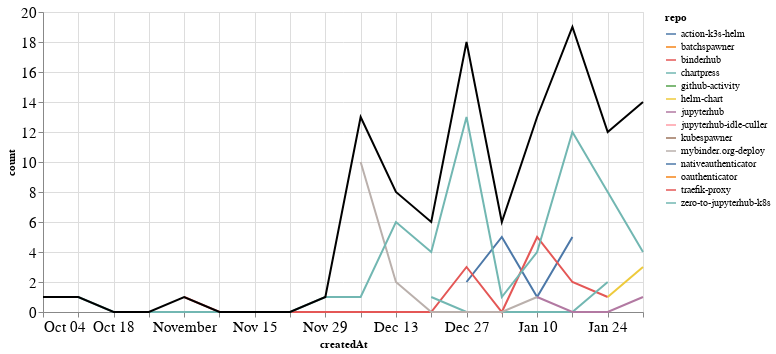

The notebook cell saved with this chart:
### Markdown cell above
### PRs

### Code cell
prs_time = prs.groupby('repo').resample('W', on='createdAt').count()['author'].reset_index()
prs_time = prs_time.rename(columns={'author': 'count'})
prs_time_total = prs_time.groupby('createdAt').agg({"count": "sum"}).reset_index()

ch1 = alt.Chart(prs_time, width=600).mark_line().encode(
    x='createdAt',
    y='count',
    color='repo',
    tooltip="repo"
)

ch2 = alt.Chart(prs_time_total, width=600).mark_line(color="black").encode(
    x='createdAt',
    y='count',
)

ch1 + ch2

### Figure 1 — Vega-Lite specification as saved in the notebook (floating-point values rounded to 4 significant figures)
{"config": {"axisLeft": {"labelFontSize": 15}, "axisBottom": {"labelFontSize": 15}}, "layer": [{"data": {"name": "data-a608f17befbcefe0a972e225515d54d8"}, "mark": "line", "encoding": {"color": {"type": "nominal", "field": "repo"}, "tooltip": {"type": "nominal", "field": "repo"}, "x": {"type": "temporal", "field": "createdAt"}, "y": {"type": "quantitative", "field": "count"}}, "width": 600}, {"data": {"name": "data-603bc7af596df982773cb9c4ea9203c3"}, "mark": {"type": "line", "color": "black"}, "encoding": {"x": {"type": "temporal", "field": "createdAt"}, "y": {"type": "quantitative", "field": "count"}}, "width": 600}], "$schema": "https://vega.github.io/schema/vega-lite/v4.8.1.json", "datasets": {"data-a608f17befbcefe0a972e225515d54d8": [{"repo": "action-k3s-helm", "createdAt": "2020-12-27T00:00:00", "count": 2}, {"repo": "action-k3s-helm", "createdAt": "2021-01-03T00:00:00", "count": 5}, {"repo": "action-k3s-helm", "createdAt": "2021-01-10T00:00:00", "count": 1}, {"repo": "action-k3s-helm", "createdAt": "2021-01-17T00:00:00", "count": 5}, {"repo": "batchspawner", "createdAt": "2021-01-31T00:00:00", "count": 1}, {"repo": "binderhub", "createdAt": "2020-11-01T00:00:00", "count": 1}, {"repo": "binderhub", "createdAt": "2020-11-08T00:00:00", "count": 0}, {"repo": "binderhub", "createdAt": "2020-11-15T00:00:00", "count": 0}, {"repo": "binderhub", "createdAt": "2020-11-22T00:00:00", "count": 0}, {"repo": "binderhub", "createdAt": "2020-11-29T00:00:00", "count": 0}, {"repo": "binderhub", "createdAt": "2020-12-06T00:00:00", "count": 0}, {"repo": "binderhub", "createdAt": "2020-12-13T00:00:00", "count": 0}, {"repo": "binderhub", "createdAt": "2020-12-20T00:00:00", "count": 0}, {"repo": "binderhub", "createdAt": "2020-12-27T00:00:00", "count": 3}, {"repo": "binderhub", "createdAt": "2021-01-03T00:00:00", "count": 0}, {"repo": "binderhub", "createdAt": "2021-01-10T00:00:00", "count": 5}, {"repo": "binderhub", "createdAt": "2021-01-17T00:00:00", "count": 2}, {"repo": "binderhub", "createdAt": "2021-01-24T00:00:00", "count": 1}, {"repo": "chartpress", "createdAt": "2020-12-20T00:00:00", "count": 1}, {"repo": "chartpress", "createdAt": "2020-12-27T00:00:00", "count": 0}, {"repo": "chartpress", "createdAt": "2021-01-03T00:00:00", "count": 0}, {"repo": "chartpress", "createdAt": "2021-01-10T00:00:00", "count": 0}, {"repo": "chartpress", "createdAt": "2021-01-17T00:00:00", "count": 0}, {"repo": "chartpress", "createdAt": "2021-01-24T00:00:00", "count": 2}, {"repo": "github-activity", "createdAt": "2021-01-10T00:00:00", "count": 1}, {"repo": "helm-chart", "createdAt": "2021-01-24T00:00:00", "count": 1}, {"repo": "helm-chart", "createdAt": "2021-01-31T00:00:00", "count": 3}, {"repo": "jupyterhub", "createdAt": "2021-01-10T00:00:00", "count": 1}, {"repo": "jupyterhub", "createdAt": "2021-01-17T00:00:00", "count": 0}, {"repo": "jupyterhub", "createdAt": "2021-01-24T00:00:00", "count": 0}, {"repo": "jupyterhub", "createdAt": "2021-01-31T00:00:00", "count": 1}, {"repo": "jupyterhub-idle-culler", "createdAt": "2021-01-31T00:00:00", "count": 1}, {"repo": "kubespawner", "createdAt": "2020-12-20T00:00:00", "count": 1}, {"repo": "mybinder.org-deploy", "createdAt": "2020-12-06T00:00:00", "count": 10}, {"repo": "mybinder.org-deploy", "createdAt": "2020-12-13T00:00:00", "count": 2}, {"repo": "mybinder.org-deploy", "createdAt": "2020-12-20T00:00:00", "count": 0}, {"repo": "mybinder.org-deploy", "createdAt": "2020-12-27T00:00:00", "count": 0}, {"repo": "mybinder.org-deploy", "createdAt": "2021-01-03T00:00:00", "count": 0}, {"repo": "mybinder.org-deploy", "createdAt": "2021-01-10T00:00:00", "count": 1}, {"repo": "nativeauthenticator", "createdAt": "2021-01-31T00:00:00", "count": 4}, {"repo": "oauthenticator", "createdAt": "2020-12-06T00:00:00", "count": 1}, {"repo": "traefik-proxy", "createdAt": "2020-12-06T00:00:00", "count": 1}, {"repo": "zero-to-jupyterhub-k8s", "createdAt": "2020-10-04T00:00:00", "count": 1}, {"repo": "zero-to-jupyterhub-k8s", "createdAt": "2020-10-11T00:00:00", "count": 1}, {"repo": "zero-to-jupyterhub-k8s", "createdAt": "2020-10-18T00:00:00", "count": 0}, {"repo": "zero-to-jupyterhub-k8s", "createdAt": "2020-10-25T00:00:00", "count": 0}, {"repo": "zero-to-jupyterhub-k8s", "createdAt": "2020-11-01T00:00:00", "count": 0}, {"repo": "zero-to-jupyterhub-k8s", "createdAt": "2020-11-08T00:00:00", "count": 0}, {"repo": "zero-to-jupyterhub-k8s", "createdAt": "2020-11-15T00:00:00", "count": 0}, {"repo": "zero-to-jupyterhub-k8s", "createdAt": "2020-11-22T00:00:00", "count": 0}, {"repo": "zero-to-jupyterhub-k8s", "createdAt": "2020-11-29T00:00:00", "count": 1}, {"repo": "zero-to-jupyterhub-k8s", "createdAt": "2020-12-06T00:00:00", "count": 1}, {"repo": "zero-to-jupyterhub-k8s", "createdAt": "2020-12-13T00:00:00", "count": 6}, {"repo": "zero-to-jupyterhub-k8s", "createdAt": "2020-12-20T00:00:00", "count": 4}, {"repo": "zero-to-jupyterhub-k8s", "createdAt": "2020-12-27T00:00:00", "count": 13}, {"repo": "zero-to-jupyterhub-k8s", "createdAt": "2021-01-03T00:00:00", "count": 1}, {"repo": "zero-to-jupyterhub-k8s", "createdAt": "2021-01-10T00:00:00", "count": 4}, {"repo": "zero-to-jupyterhub-k8s", "createdAt": "2021-01-17T00:00:00", "count": 12}, {"repo": "zero-to-jupyterhub-k8s", "createdAt": "2021-01-24T00:00:00", "count": 8}, {"repo": "zero-to-jupyterhub-k8s", "createdAt": "2021-01-31T00:00:00", "count": 4}], "data-603bc7af596df982773cb9c4ea9203c3": [{"createdAt": "2020-10-04T00:00:00", "count": 1}, {"createdAt": "2020-10-11T00:00:00", "count": 1}, {"createdAt": "2020-10-18T00:00:00", "count": 0}, {"createdAt": "2020-10-25T00:00:00", "count": 0}, {"createdAt": "2020-11-01T00:00:00", "count": 1}, {"createdAt": "2020-11-08T00:00:00", "count": 0}, {"createdAt": "2020-11-15T00:00:00", "count": 0}, {"createdAt": "2020-11-22T00:00:00", "count": 0}, {"createdAt": "2020-11-29T00:00:00", "count": 1}, {"createdAt": "2020-12-06T00:00:00", "count": 13}, {"createdAt": "2020-12-13T00:00:00", "count": 8}, {"createdAt": "2020-12-20T00:00:00", "count": 6}, {"createdAt": "2020-12-27T00:00:00", "count": 18}, {"createdAt": "2021-01-03T00:00:00", "count": 6}, {"createdAt": "2021-01-10T00:00:00", "count": 13}, {"createdAt": "2021-01-17T00:00:00", "count": 19}, {"createdAt": "2021-01-24T00:00:00", "count": 12}, {"createdAt": "2021-01-31T00:00:00", "count": 14}]}}
